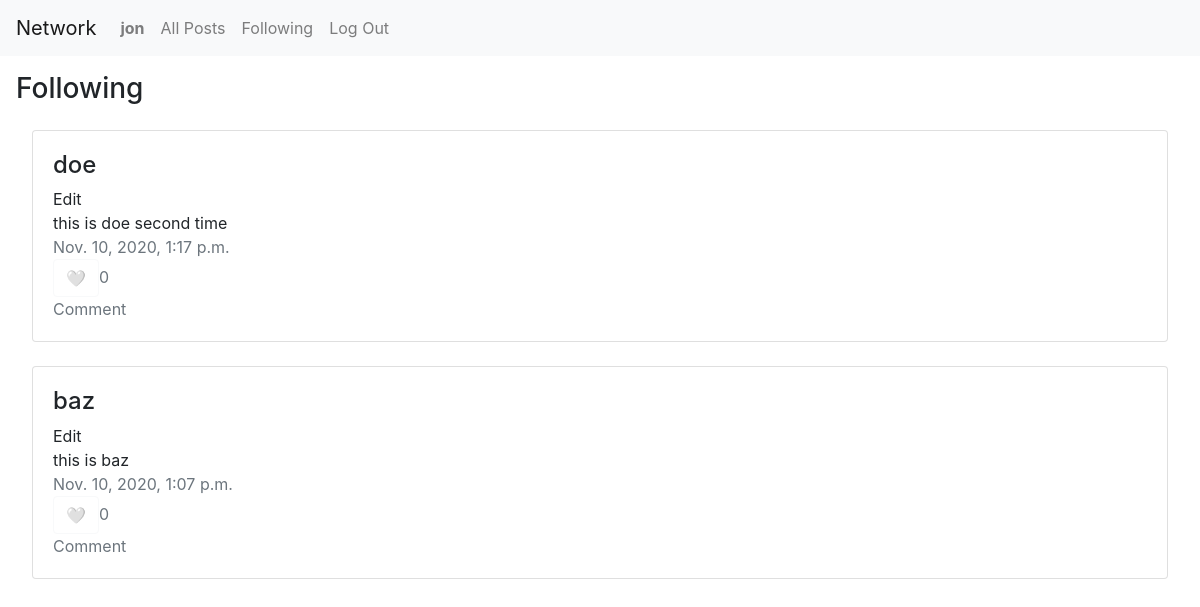
The page /following (signed in) on the database its author committed.
### network/models.py (models this page shows)
class User(AbstractUser):
    pass

class NewPost(models.Model):
    creator = models.CharField(max_length=64)
    text = models.TextField(verbose_name="Description")
    image = models.URLField(blank=True, verbose_name="Image URL", null=True)
    like = models.IntegerField()
    timeStamp = models.DateTimeField(auto_now_add=True,null=True)
    objects = models.Manager()

### network/views.py (the view)
# urls.py: path("following", views.following, name="following")
def following(request):
    flw = Follow.objects.filter(following=request.user)
    if not flw:
        return render(request, "network/following.html", {
        "message" : "Not Following anyone yet!"
        })
    names = []
    posts = NewPost.objects.order_by("-timeStamp").all()
    for p in posts:
        for f in flw:
            if f.profile.username == p.creator:
                names.append(p)
    return render(request, "network/following.html", {
        "posts" : names
    })

### network/templates/network/following.html (shortened to what this page needs)
{% extends "network/layout.html" %}
{% block body %}
    <h3>Following</h3>
    {% if posts %}
    <div class="card-column" style="padding: 1em;">
        {% for post in posts %}
            <div class="card">
                <div class="card-body">
                <ul class="list-group list-group-horizontal" style="list-style-type: none;">
                    <li>
                        <a href="{% url 'profile' post.creator %}" style="color:inherit"><h4>{{ post.creator }}</h4></a>
                        Edit<br>
                        {{ post.text }}<br>
                        <a class="text-muted">{{ post.timeStamp }}<br>
                        <button class="btn btn-outline-light" id="like-{{post.id}}">🤍</button>{{ post.like }}<br>
                        Comment</a>
                    </li>
                </ul>
                </div>
            </div>
            <br>
        {% endfor %}
    </div>
    {% endif %}
{% endblock %}

### network/templates/network/layout.html (shortened to what this page needs)
{% load static %}
<!DOCTYPE html>
<html lang="en">
    <head>
        <link rel="stylesheet" href="https://stackpath.bootstrapcdn.com/bootstrap/4.4.1/css/bootstrap.min.css">
        <link href="{% static 'network/styles.css' %}" rel="stylesheet">
    </head>
    <body>
        <nav class="navbar navbar-expand-lg navbar-light bg-light">
            <a class="navbar-brand" href="{% url 'index' %}">Network</a>
            <div>
              <ul class="navbar-nav mr-auto">
                {% if user.is_authenticated %}
                    <li class="nav-item">
                        <a class="nav-link" href="{% url 'profile' user.username %}"><strong>{{ user.username }}</strong></a>
                    </li>
                {% endif %}
                <li class="nav-item">
                  <a class="nav-link" href="{% url 'index' %}">All Posts</a>
                </li>
                {% if user.is_authenticated %}
                    <li class="nav-item">
                        <a class="nav-link" href="{% url 'following' %}">Following</a>
                    </li>
                    <li class="nav-item">
                        <a class="nav-link" href="{% url 'logout' %}">Log Out</a>
                    </li>
                {% endif %}
              </ul>
            </div>
          </nav>
        <div class="body">
            <div style="padding: 1em;">
            {% block body %}
            {% endblock %}
            </div>
        </div>
    </body>
</html>

### rows shown on the page
User: username "jon"
NewPost: creator "doe", text "this is doe second time", timeStamp "Nov. 10, 2020, 1:17 p.m.", like "0"
NewPost: creator "baz", text "this is baz", timeStamp "Nov. 10, 2020, 1:07 p.m.", like "0"
